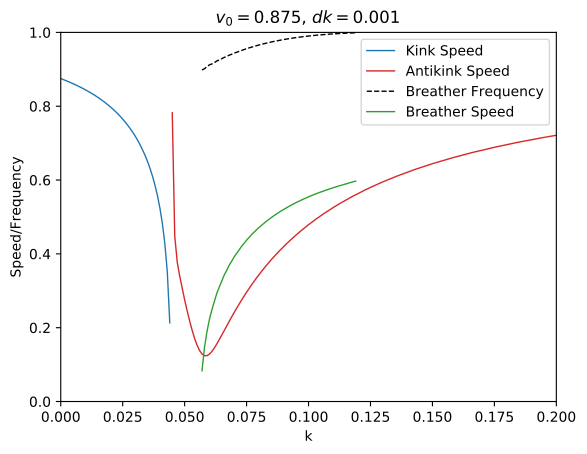

Here is the Python script that generated this plot:
import xarray as xr
import numpy as np
from numpy import pi

from SolitonScattering import SG

dx = 0.025
dt = 0.02

xLim = [-40,0] # x range

v0 = 0.875	# Antikink's initial velocity
x0 = -20 	# Antikink's initial position
k = np.linspace(0,0.2,201) 	# Values for the Robin boundary parameter

dk = k[1]-k[0]
print('dk', dk)

### Setup x grid
M  = int((xLim[1] - xLim[0])/dx) + 1
x = np.linspace(xLim[0],xLim[1],M)

### Run the time evolution for each value of k and save the resulting field
state = SG.kink(x,0,v0,x0,-1)
field = SG.SineGordon(state)
for t in [1000]:
	field.time_evolve('euler_robin', t+abs(x0)/v0, dt=dt, k=k, dirichletValue=2*pi, dynamicRange=True)
	field.save(f'v875Kinematics_k{len(k)}_t{t}_dx{str(dx)[2:]}_dt{str(dt)[2:]}_field.nc') # save field to disk

### Find the bound state eigenvalues associated with the solitons produced in the antikink/boundary collision
### Ignore any breathers with frequency > 0.999
fieldFileName = f'v875Kinematics_k{len(k)}_t1000_dx{str(dx)[2:]}_dt{str(dt)[2:]}_field.nc'
eigenFileName = f'v875Kinematics_k{len(k)}_t1000_dx{str(dx)[2:]}_dt{str(dt)[2:]}_eigenvalues.nc'
with xr.open_dataset(fieldFileName, engine='h5netcdf') as state:
	print(state)
	field = SG.SineGordon(state) # load field state from disk
	eigenvalues = field.boundStateEigenvalues(
		vRange=[-0.925, 0.1], 
		maxFreq=0.999, 
		verbose=2, 
		saveFile=eigenFileName,
		)

print(eigenvalues)

### Plot the kinematics of the solitons produced in the antikink/boundary collision 
from matplotlib import pyplot as plt
with xr.open_dataset(eigenFileName, engine='h5netcdf') as eigenvalues:
	eigenvalues = SG.ScatteringData(eigenvalues)
	eigenvalues.plot_2Dkinematics(axis='k')
plt.title(f'$v_0={v0}$, $dk={dk}$')
plt.savefig(f'v875Kinematics_k{len(k)}.pdf', bbox_inches='tight')
plt.close()
